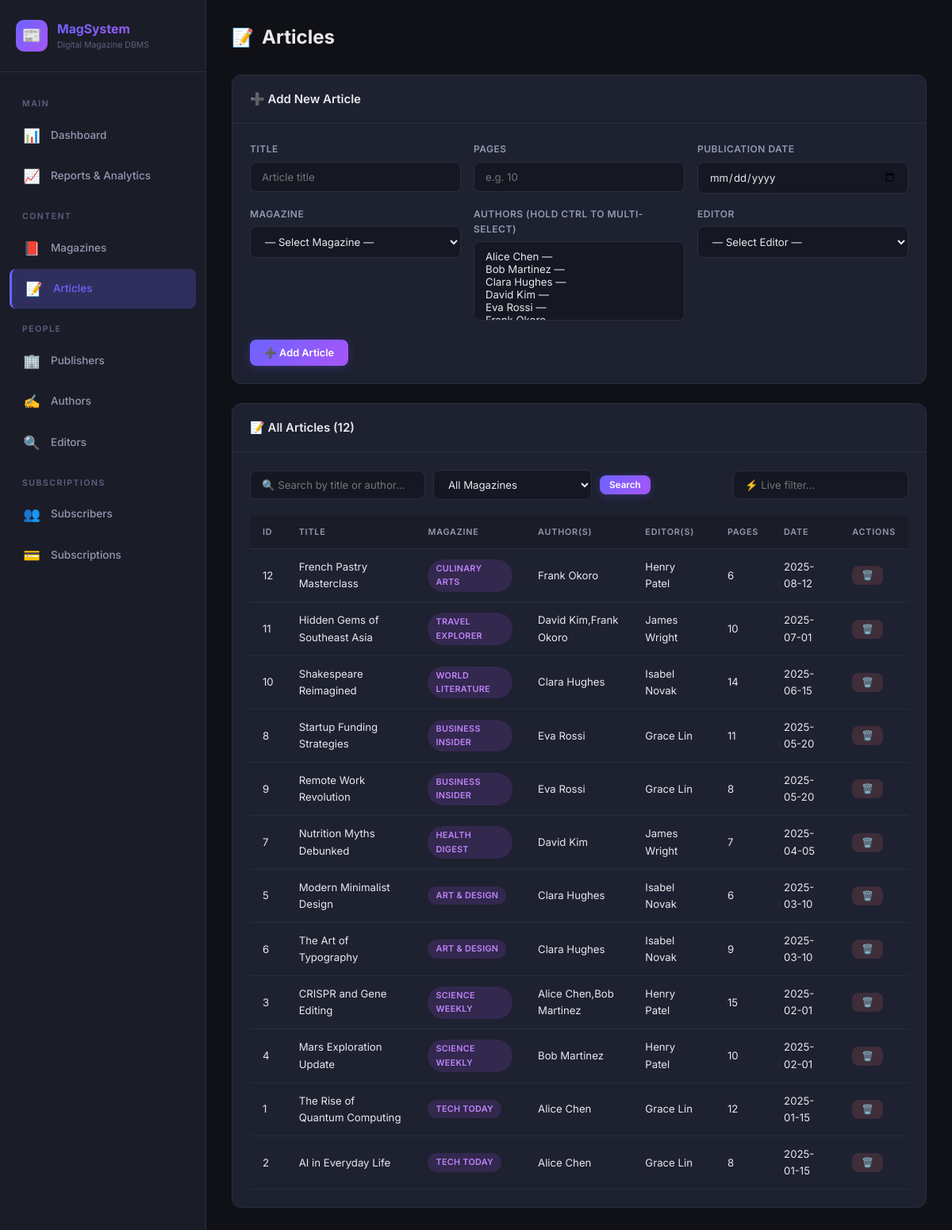
The page /articles on the database its author committed.
### tables this page shows
CREATE TABLE ARTICLE (
    article_id INTEGER PRIMARY KEY AUTOINCREMENT,
    title      TEXT NOT NULL,
    pages      INTEGER,
    p_date     TEXT,               -- publication date
    mag_id     INTEGER,
    FOREIGN KEY (mag_id) REFERENCES MAGAZINE(mag_id) ON DELETE CASCADE
);

### app.py (the view, shortened to what this page needs)
@app.route('/articles', methods=['GET', 'POST'])
def articles():
    db = get_db()
    search = request.args.get('search', '')
    mag_filter = request.args.get('mag_id', '')
    query = "SELECT * FROM Article_Details WHERE 1=1 "
    params = []
    if search:
        query += " AND (article_title LIKE ? OR author_names LIKE ?) "
        params.extend([f'%{search}%', f'%{search}%'])
    if mag_filter:
        query += " AND article_id IN (SELECT article_id FROM ARTICLE WHERE mag_id = ?) "
        params.append(mag_filter)
    query += " ORDER BY article_date DESC"
    rows = db.execute(query, params).fetchall()
    magazines_list = db.execute("SELECT mag_id, title FROM MAGAZINE ORDER BY title").fetchall()
    authors_list = db.execute("SELECT author_id, name FROM AUTHOR ORDER BY name").fetchall()
    editors_list = db.execute("SELECT editor_id, name FROM EDITOR ORDER BY name").fetchall()
    db.close()
    return render_template('articles.html', articles=rows, magazines=magazines_list,
                           authors=authors_list, editors=editors_list,
                           search=search, mag_filter=mag_filter)

### app.py (called while the page is built)
@app.context_processor
def inject_now():
    return {'now': date.today().isoformat()}

@app.before_request
def ensure_db():
    db_path = os.path.join(os.path.dirname(os.path.abspath(__file__)), 'magazine_system.db')
    if not os.path.exists(db_path):
        init_db()

### database.py (called while the page is built)
def get_db():
    conn = sqlite3.connect(DATABASE)
    conn.row_factory = sqlite3.Row
    conn.execute("PRAGMA foreign_keys = ON")
    return conn

### templates/articles.html (shortened to what this page needs)
{% extends 'base.html' %}
{% block content %}
<div class="page-header">
  <h2><span class="header-icon">📝</span> Articles</h2>
</div>
<div class="card">
  <div class="card-header">➕ Add New Article</div>
  <div class="card-body">
    <form method="POST" action="{{ url_for('articles') }}">
      <div class="form-grid">
        <div class="form-group">
          <label for="title">Title</label>
          <input type="text" id="title" name="title" required placeholder="Article title">
        </div>
        <div class="form-group">
          <label for="pages">Pages</label>
          <input type="number" id="pages" name="pages" min="1" required placeholder="e.g. 10">
        </div>
        <div class="form-group">
          <label for="p_date">Publication Date</label>
          <input type="date" id="p_date" name="p_date" required>
        </div>
        <div class="form-group">
          <label for="mag_id">Magazine</label>
          <select id="mag_id" name="mag_id" required>
            <option value="">— Select Magazine —</option>
          </select>
        </div>
        <div class="form-group">
          <label for="author_ids">Authors (hold Ctrl to multi-select)</label>
          <select id="author_ids" name="author_ids" multiple required>
            {% for a in authors %}
            <option value="{{ a['author_id'] }}">{{ a['name'] }} — {{ a['specialization'] }}</option>
            {% endfor %}
          </select>
        </div>
        <div class="form-group">
          <label for="editor_id">Editor</label>
          <select id="editor_id" name="editor_id">
            <option value="">— Select Editor —</option>
          </select>
        </div>
        <div class="form-actions">
          <button type="submit" class="btn btn-primary">➕ Add Article</button>
        </div>
      </div>
    </form>
  </div>
</div>
<div class="card">
  <div class="card-header">📝 All Articles ({{ articles|length }})</div>
  <div class="card-body">
    <div class="search-bar">
      <form method="GET" action="{{ url_for('articles') }}" style="display:flex;gap:10px;flex-wrap:wrap;align-items:center;">
        <input type="text" name="search" placeholder="🔍 Search by title or author..." value="{{ search }}">
        <select name="mag_id">
          <option value="">All Magazines</option>
        </select>
        <button type="submit" class="btn btn-primary btn-sm">Search</button>
      </form>
      <input type="text" id="live-search" placeholder="⚡ Live filter..." style="margin-left:auto;">
    </div>
    {% if articles %}
    <div class="table-wrapper">
      <table>
        <thead>
          <tr><th>ID</th><th>Title</th><th>Magazine</th><th>Author(s)</th><th>Editor(s)</th><th>Pages</th><th>Date</th><th>Actions</th></tr>
        </thead>
        <tbody>
          {% for a in articles %}
          <tr>
            <td>{{ a['article_id'] }}</td>
            <td>{{ a['article_title'] }}</td>
            <td><span class="badge badge-yearly">{{ a['magazine_title'] or '—' }}</span></td>
            <td>{{ a['author_names'] or '—' }}</td>
            <td>{{ a['editor_names'] or '—' }}</td>
            <td>{{ a['pages'] }}</td>
            <td>{{ a['article_date'] }}</td>
            <td>
              <form method="POST" action="{{ url_for('delete_record', table='article', record_id=a['article_id']) }}" class="delete-form" style="display:inline;">
                <button type="submit" class="btn btn-sm btn-delete">🗑️</button>
              </form>
            </td>
          </tr>
          {% endfor %}
        </tbody>
      </table>
    </div>
    {% else %}
    <div class="empty-state"><div class="empty-icon">📝</div><p>No articles found.</p></div>
    {% endif %}
  </div>
</div>
{% endblock %}

### static/style.css (style rules this page uses)
:root { --bg-primary: #0f1117; --bg-secondary: #1a1d27; --bg-card: #1e2130; --bg-card-hover: #252838; --bg-input: #151722; --border: #2a2d3e; --border-focus: #6c63ff; --text-primary: #e8e8ed; --text-secondary: #9498b0; --text-muted: #5d6180; --accent: #6c63ff; --accent-hover: #7f78ff; --accent-glow: rgba(108, 99, 255, 0.25); --success: #34d399; --success-bg: rgba(52, 211, 153, 0.12); --error: #f87171; --error-bg: rgba(248, 113, 113, 0.12); --warning: #fbbf24; --warning-bg: rgba(251, 191, 36, 0.12); --gradient-1: linear-gradient(135deg, #6c63ff 0%, #a855f7 100%); --gradient-2: linear-gradient(135deg, #34d399 0%, #06b6d4 100%); --gradient-3: linear-gradient(135deg, #f97316 0%, #f43f5e 100%); --gradient-4: linear-gradient(135deg, #3b82f6 0%, #8b5cf6 100%); --sidebar-width: 260px; --radius: 12px; --radius-sm: 8px; --shadow: 0 4px 24px rgba(0,0,0,0.3); --transition: 0.2s ease; }
*, *::before, *::after { box-sizing: border-box; margin: 0; padding: 0; }
html { font-size: 15px; }
body { font-family: 'Inter', -apple-system, sans-serif; background: var(--bg-primary); color: var(--text-primary); line-height: 1.6; min-height: 100vh; }
.page-header { display: flex; align-items: center; justify-content: space-between; margin-bottom: 28px; flex-wrap: wrap; gap: 12px; }
.page-header h2 { font-size: 1.6rem; font-weight: 700; display: flex; align-items: center; gap: 10px; }
.page-header h2 .header-icon { font-size: 1.5rem; }
.card { background: var(--bg-card); border: 1px solid var(--border); border-radius: var(--radius); margin-bottom: 24px; animation: fadeIn 0.35s ease; }
.card-header { padding: 18px 22px; border-bottom: 1px solid var(--border); display: flex; align-items: center; justify-content: space-between; font-weight: 600; font-size: 1rem; }
.card-body { padding: 22px; }
.table-wrapper { overflow-x: auto; }
table { width: 100%; border-collapse: collapse; font-size: 0.88rem; }
thead th { background: var(--bg-secondary); color: var(--text-secondary); padding: 12px 16px; text-align: left; font-weight: 600; text-transform: uppercase; font-size: 0.72rem; letter-spacing: 0.8px; border-bottom: 1px solid var(--border); white-space: nowrap; }
tbody td { padding: 12px 16px; border-bottom: 1px solid var(--border); vertical-align: middle; }
tbody tr { transition: background var(--transition); }
.badge { display: inline-block; padding: 3px 10px; border-radius: 20px; font-size: 0.72rem; font-weight: 600; text-transform: uppercase; letter-spacing: 0.3px; }
.badge-yearly { background: rgba(168,85,247,0.15); color: #c084fc; }
.btn { display: inline-flex; align-items: center; gap: 6px; padding: 9px 18px; border-radius: var(--radius-sm); font-size: 0.85rem; font-weight: 600; cursor: pointer; border: none; transition: all var(--transition); font-family: inherit; }
.btn-primary { background: var(--gradient-1); color: #fff; box-shadow: 0 2px 12px var(--accent-glow); }
.btn-sm { padding: 5px 12px; font-size: 0.78rem; }
.btn-delete { background: rgba(248,113,113,0.15); color: #f87171; }
.form-grid { display: grid; grid-template-columns: repeat(auto-fit, minmax(240px, 1fr)); gap: 16px; }
.form-group { display: flex; flex-direction: column; gap: 6px; }
.form-group label { font-size: 0.8rem; font-weight: 600; color: var(--text-secondary); text-transform: uppercase; letter-spacing: 0.5px; }
.form-group input, .form-group select, .form-group textarea { background: var(--bg-input); border: 1px solid var(--border); border-radius: var(--radius-sm); padding: 10px 14px; color: var(--text-primary); font-size: 0.88rem; font-family: inherit; transition: border-color var(--transition); }
.form-group select[multiple] { min-height: 100px; }
.form-actions { display: flex; gap: 10px; margin-top: 8px; grid-column: 1 / -1; }
.search-bar { display: flex; gap: 10px; margin-bottom: 20px; flex-wrap: wrap; align-items: center; }
.search-bar input, .search-bar select { background: var(--bg-input); border: 1px solid var(--border); border-radius: var(--radius-sm); padding: 9px 14px; color: var(--text-primary); font-size: 0.88rem; font-family: inherit; min-width: 200px; }

### rows shown on the page
ARTICLE: article_id "12", article_title "French Pastry Masterclass", a "CULINARY ARTS", a "Frank Okoro", a "Henry Patel", pages "6", article_date "2025-08-12"
ARTICLE: article_id "11", article_title "Hidden Gems of Southeast Asia", a "TRAVEL EXPLORER", a "David Kim,Frank Okoro", a "James Wright", pages "10", article_date "2025-07-01"
ARTICLE: article_id "10", article_title "Shakespeare Reimagined", a "WORLD LITERATURE", a "Clara Hughes", a "Isabel Novak", pages "14", article_date "2025-06-15"
ARTICLE: article_id "8", article_title "Startup Funding Strategies", a "BUSINESS INSIDER", a "Eva Rossi", a "Grace Lin", pages "11", article_date "2025-05-20"
ARTICLE: article_id "9", article_title "Remote Work Revolution", a "BUSINESS INSIDER", a "Eva Rossi", a "Grace Lin", pages "8", article_date "2025-05-20"
ARTICLE: article_id "7", article_title "Nutrition Myths Debunked", a "HEALTH DIGEST", a "David Kim", a "James Wright", pages "7", article_date "2025-04-05"
ARTICLE: article_id "5", article_title "Modern Minimalist Design", a "ART & DESIGN", a "Clara Hughes", a "Isabel Novak", pages "6", article_date "2025-03-10"
ARTICLE: article_id "6", article_title "The Art of Typography", a "ART & DESIGN", a "Clara Hughes", a "Isabel Novak", pages "9", article_date "2025-03-10"
ARTICLE: article_id "3", article_title "CRISPR and Gene Editing", a "SCIENCE WEEKLY", a "Alice Chen,Bob Martinez", a "Henry Patel", pages "15", article_date "2025-02-01"
ARTICLE: article_id "4", article_title "Mars Exploration Update", a "SCIENCE WEEKLY", a "Bob Martinez", a "Henry Patel", pages "10", article_date "2025-02-01"
ARTICLE: article_id "1", article_title "The Rise of Quantum Computing", a "TECH TODAY", a "Alice Chen", a "Grace Lin", pages "12", article_date "2025-01-15"
ARTICLE: article_id "2", article_title "AI in Everyday Life", a "TECH TODAY", a "Alice Chen", a "Grace Lin", pages "8", article_date "2025-01-15"

### other values the page prints
{{ articles|length }} "12"
